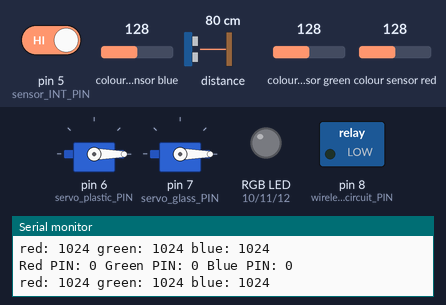
Simulated run of this sketch. Board: Arduino Uno, built with avr-gcc and run on an emulated ATmega328P. Parts: 2 × servo, switched loads named in the sketch (green lamp = pin HIGH), an RGB LED mixed from three pins (HIGH = lit), the last lines printed to the serial monitor. The inputs (shaded band) are chosen by the test bench; at power-on: pin 5 (sensor_INT_PIN) HIGH, colour sensor blue 128, colour sensor green 128, colour sensor red 128, distance to the obstacle 80 cm.

Above: at 1.8 s.
1.9 s: pin 5 (sensor_INT_PIN) driven LOW
At 2.6 s:
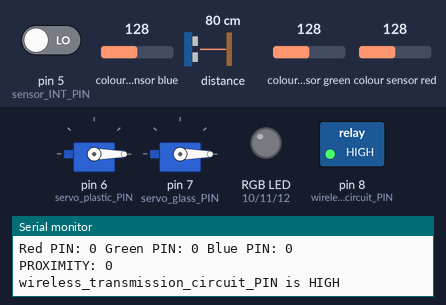
3.6 s: colour sensor blue set to 131
At 4.1 s:
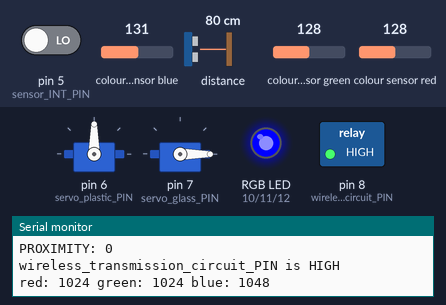
6.6 s: colour sensor green set to 191
At 8.3 s:
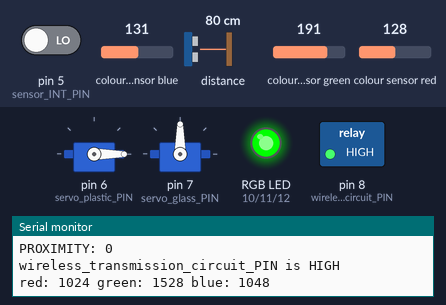
9.6 s: colour sensor red set to 250
At 11.2 s:
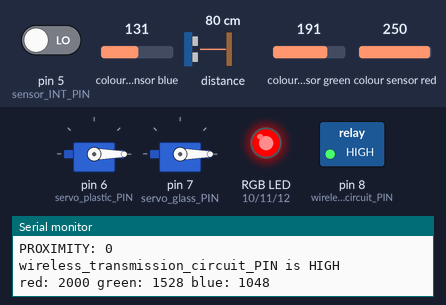
11.9 s: colour sensor red set to 195
13.4 s: colour sensor red set to 187
At 14.7 s:
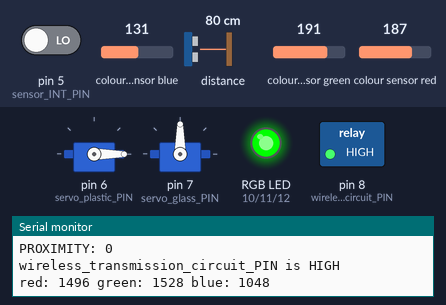
Timing chart, 0 to 17.4 s (numbered marks = the images above; inputs shaded):
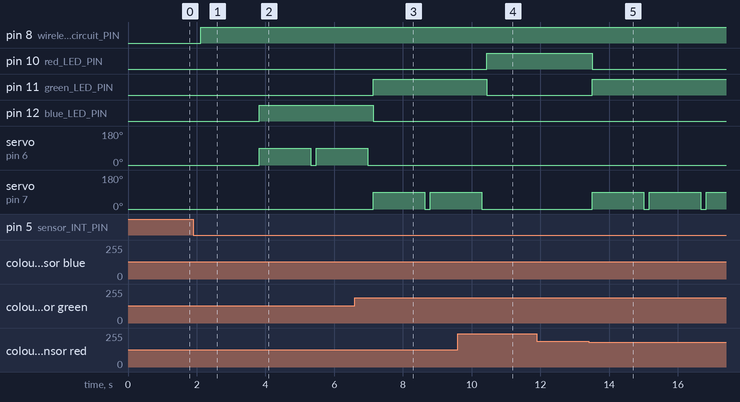

The sketch:

MITKaCode.ino
```cpp
/*
 * Author: Team THRASHERS at KAUST
 * First prototype of MITKA
 * Description:
 */

#include <Wire.h>
#include <Servo.h>
#include "Adafruit_APDS9960.h"

#define sensor_INT_PIN 5
#define servo_plastic_PIN 6
#define servo_glass_PIN 7
#define wireless_transmission_circuit_PIN 8
#define red_LED_PIN 10
#define green_LED_PIN 11
#define blue_LED_PIN 12

//Constants
#define color_threshold 10
#define wireless_transmission_circuit_ON_cycles 15

Adafruit_APDS9960 sensor;

Servo servo_plastic;
Servo servo_glass;

int bottle_detected = LOW;
int wireless_transmission_circuit_counter = 0;
uint16_t r, g, b, c;

void setup() {
  pinMode(wireless_transmission_circuit_PIN, OUTPUT); //Activates transistor/coil circuit with relay

  Serial.begin(9600);

  pinMode(servo_plastic_PIN, OUTPUT);
  digitalWrite(servo_plastic_PIN, LOW);
  pinMode(servo_glass_PIN, OUTPUT);
  digitalWrite(servo_glass_PIN, LOW);
  delay(200);

  servo_plastic.attach(servo_plastic_PIN);  // attaches the servo on pin 6 to the servo object
  servo_plastic.write(0);
  delay(200);

  servo_glass.attach(servo_glass_PIN);  // attaches the servo on pin 6 to the servo object
  servo_glass.write(0);
  delay(200);

  Serial.begin(115200);
  pinMode(sensor_INT_PIN, INPUT_PULLUP);

  if(!sensor.begin()){
    Serial.println("failed to initialize device! Please check your wiring.");
  }
  else Serial.println("Device initialized!");

  //enable proximity mode
  sensor.enableProximity(true);
  //set the interrupt threshold to fire when proximity reading goes above 175
  sensor.setProximityInterruptThreshold(0,10);
  //enable the proximity interrupt
  sensor.enableProximityInterrupt();

  //enable color sensing mode
  sensor.enableColor(true);

  pinMode(red_LED_PIN, OUTPUT);
  digitalWrite(red_LED_PIN, LOW);
  pinMode(green_LED_PIN, OUTPUT);
  digitalWrite(green_LED_PIN, LOW);
  pinMode(blue_LED_PIN, OUTPUT);
  digitalWrite(blue_LED_PIN, LOW);
}

void loop() {
  proximity_sensor();
  wireless_transmission_circuit();
  rgb_light_sensor();
  tag_identification(r, g, b);
}

void proximity_sensor(){
  //print the proximity reading when the interrupt pin goes low
  if(!digitalRead(sensor_INT_PIN)){
    Serial.print("PROXIMITY: "); Serial.println(sensor.readProximity());
    bottle_detected = HIGH;
    //clear the interrupt
    sensor.clearInterrupt();
  }
  else{
    bottle_detected = LOW;
  }
}

void wireless_transmission_circuit(){
  if (bottle_detected == HIGH){
    digitalWrite(wireless_transmission_circuit_PIN,HIGH);
    Serial.println("wireless_transmission_circuit_PIN is HIGH");
    wireless_transmission_circuit_counter = wireless_transmission_circuit_ON_cycles;
  }
  else{
    if (wireless_transmission_circuit_counter > 0){
      wireless_transmission_circuit_counter = wireless_transmission_circuit_counter - 1;
      if (wireless_transmission_circuit_counter == 0){
        digitalWrite(wireless_transmission_circuit_PIN,LOW);
        Serial.println("wireless_transmission_circuit_PIN is LOW");
      }
    }
  }
}

void rgb_light_sensor()
{
  while(!sensor.colorDataReady()){
    delay(5);
  }

  //get the data and print the different channels
  sensor.getColorData(&r, &g, &b, &c);
  Serial.print("red: ");
  Serial.print(r);

  Serial.print(" green: ");
  Serial.print(g);

  Serial.print(" blue: ");
  Serial.println(b);

  delay(100);
}

void tag_identification(uint16_t r, uint16_t g, uint16_t b){
  if(((r >= color_threshold)||(g >= color_threshold)||(b >= color_threshold))
        && digitalRead(wireless_transmission_circuit_PIN) == HIGH){
    if((r > g) && (r > b)){
      digitalWrite(red_LED_PIN, HIGH);
      digitalWrite(green_LED_PIN, LOW);
      digitalWrite(blue_LED_PIN, LOW);
      //servo.write(90);
      delay(100);
    }
    else if((g > b) && (g > r)){
      digitalWrite(red_LED_PIN, LOW);
      digitalWrite(green_LED_PIN, HIGH);
      digitalWrite(blue_LED_PIN, LOW);
      servo_glass.write(90);
      delay(1500);
      servo_glass.write(0);
    }
    else if((b > r) && (b > g)){
      digitalWrite(red_LED_PIN, LOW);
      digitalWrite(green_LED_PIN, LOW);
      digitalWrite(blue_LED_PIN, HIGH);
      servo_plastic.write(90);
      delay(1500);
      servo_plastic.write(0);
    }
  }
  else{
    digitalWrite(red_LED_PIN, LOW);
    digitalWrite(green_LED_PIN, LOW);
    digitalWrite(blue_LED_PIN, LOW);
    //servo.write(90);
    delay(100);
  }
  Serial.print("Red PIN: "); Serial.print(digitalRead(red_LED_PIN)); Serial.print(" ");
  Serial.print("Green PIN: "); Serial.print(digitalRead(green_LED_PIN)); Serial.print(" ");
  Serial.print("Blue PIN: "); Serial.print(digitalRead(blue_LED_PIN)); Serial.print(" ");
  Serial.println(" ");
}
```

Measured:
- the behaviour switches between 128 and 129 on colour sensor blue (found by bisection; images 1 and 2)
- the behaviour switches between 191 and 190 on colour sensor red (found by bisection; images 4 and 5)
- after the input at 1.9 s, pin 8 (wireless_transmission_circuit_PIN): LOW → HIGH after 0.22 s
- after the input at 3.6 s, pin 12 (blue_LED_PIN): LOW → HIGH after 0.22 s; servo on pin 6 (servo_plastic_PIN): 0° → 90° after 0.22 s, → 0° 1.5 s later, → 90° 0.16 s later
- after the input at 6.6 s, pin 11 (green_LED_PIN): LOW → HIGH after 0.53 s; pin 12 (blue_LED_PIN): HIGH → LOW after 0.53 s; servo on pin 6 (servo_plastic_PIN): goes on until 7.0 s, then stays 0°; servo on pin 7 (servo_glass_PIN): 0° → 90° after 0.53 s, → 0° 1.5 s later, → 90° 0.16 s later
- after the input at 9.6 s, pin 10 (red_LED_PIN): LOW → HIGH after 0.84 s; pin 11 (green_LED_PIN): HIGH → LOW after 0.84 s; servo on pin 7 (servo_glass_PIN): goes on until 10.3 s, then stays 0°
- after the input at 13.4 s, pin 10 (red_LED_PIN): HIGH → LOW after 0.11 s; pin 11 (green_LED_PIN): LOW → HIGH after 0.11 s; servo on pin 7 (servo_glass_PIN): alternates 90° for 1.5 s and 0° for 0.16 s, starting after 0.11 s
